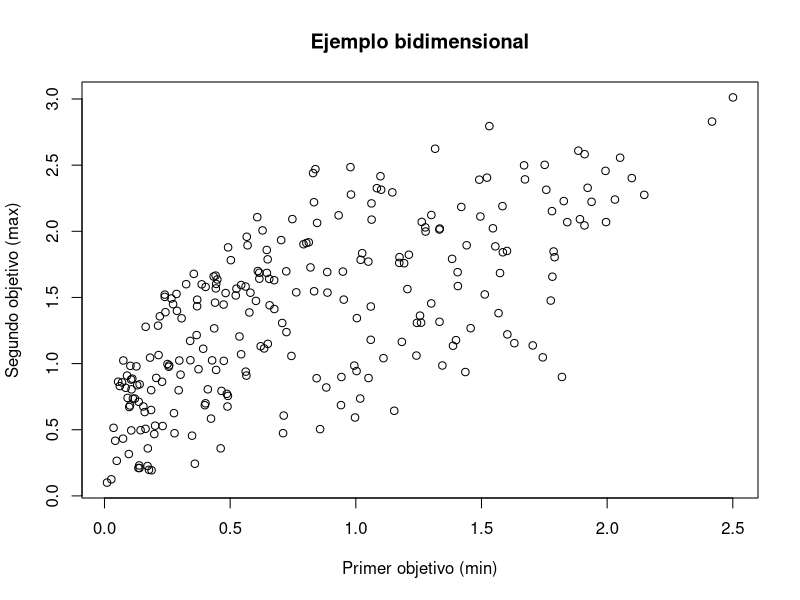
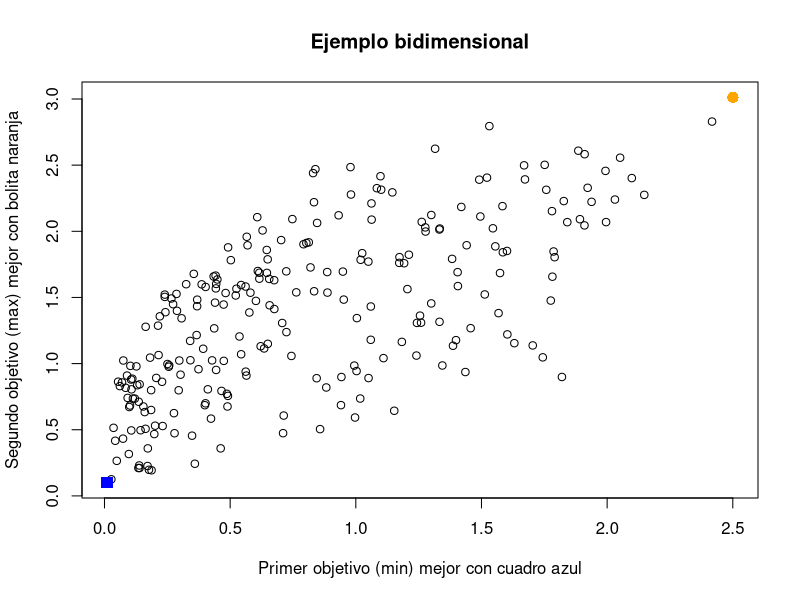

These figures' R source, in order:
pick.one <- function(x) {
    if (length(x) == 1) {
        return(x)
    } else {
        return(sample(x, 1))
    }
}
 
poli <- function(maxdeg, varcount, termcount) {
    f <- data.frame(variable=integer(), coef=integer(), degree=integer())
    for (t in 1:termcount) {
        var <- pick.one(1:varcount)
        deg <- pick.one(1:maxdeg)
        f <-  rbind(f, c(var, runif(1), deg))
    }
    names(f) <- c("variable", "coef", "degree")
    return(f)
}
 
eval <- function(pol, vars, terms) {
    value <- 0.0
    for (t in 1:terms) {
        term <- pol[t,]
        value <-  value + term$coef * vars[term$variable]^term$degree
    }
    return(value)
}
 
vc <- 4
md <- 3
tc <- 5
k <- 2 # cuantas funciones objetivo
obj <- list()
for (i in 1:k) {
    obj[[i]] <- poli(vc, md, tc)
}
minim <- (runif(k) > 0.5)
n <- 250 # cuantas soluciones aleatorias
sol <- matrix(runif(vc * n), nrow=n, ncol=vc)
val <- matrix(rep(NA, k * n), nrow=n, ncol=k)
for (i in 1:n) { # evaluamos las soluciones
    for (j in 1:k) { # para todos los objetivos
        val[i, j] <- eval(obj[[j]], sol[i,], tc)
    }
}
mejor1 <- which.max((1 + (-2 * minim[1])) * val[,1])
mejor2 <- which.max((1 + (-2 * minim[2])) * val[,2])
cual <- c("max", "min")
xl <- paste("Primer objetivo (", cual[minim[1] + 1], ")", sep="")
yl <- paste("Segundo objetivo (", cual[minim[2] + 1], ")", sep="")
png("p11_init.png")
plot(val[,1], val[,2], xlab=xl, ylab=yl, main="Ejemplo bidimensional")
graphics.off()
png("p11_mejores.png")
plot(val[,1], val[,2], xlab=paste(xl, "mejor con cuadro azul"),
     ylab=paste(yl,"mejor con bolita naranja"),
     main="Ejemplo bidimensional")
points(val[mejor1, 1], val[mejor1, 2], col="blue", pch=15, cex=1.5)
points(val[mejor2, 1], val[mejor2, 2], col="orange", pch=16, cex=1.5)
graphics.off()
